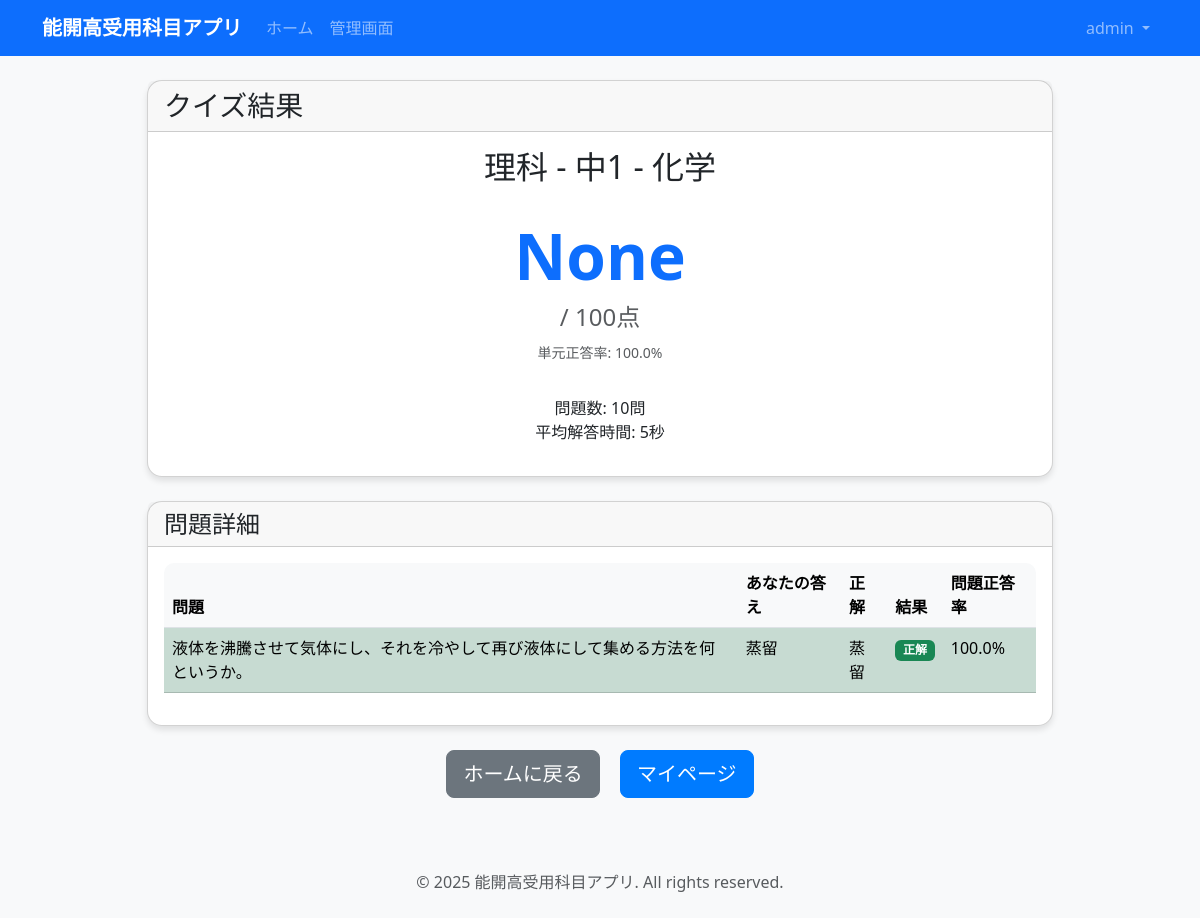
/quiz/quiz/result/52/ (signed in), run on the app's committed database.
### accounts/models.py (models this page shows, shortened)
class User(AbstractUser):
    class Role(models.TextChoices):
        STUDENT = 'student', '生徒'
        ADMIN = 'admin', '管理者'
    role = models.CharField(
        max_length=10,
        choices=Role.choices,
        default=Role.STUDENT,
        verbose_name='役割'
    )
    email = models.EmailField(blank=True, verbose_name='メールアドレス')
    class Meta:
        verbose_name = 'ユーザー'
        verbose_name_plural = 'ユーザー'

### quiz_app/models.py (models this page shows, shortened)
class QuizSession(models.Model):
    user = models.ForeignKey(
        User,
        on_delete=models.CASCADE,
        related_name='quiz_sessions',
        verbose_name='ユーザー'
    )
    unit = models.ForeignKey(
        Unit,
        on_delete=models.CASCADE,
        related_name='quiz_sessions',
        verbose_name='単元'
    )
    question_count = models.PositiveIntegerField(
        choices=[(10, '10問'), (20, '20問')],
        verbose_name='問題数'
    )
    started_at = models.DateTimeField(auto_now_add=True, verbose_name='開始時刻')
    finished_at = models.DateTimeField(null=True, blank=True, verbose_name='終了時刻')
    total_score = models.PositiveIntegerField(
        null=True,
        blank=True,
        verbose_name='総得点'
    )
    question_ids = models.JSONField(
        default=dict,
        blank=True,
        verbose_name='問題IDマッピング'
    )
    choice_mappings = models.JSONField(
        default=dict,
        blank=True,
        verbose_name='選択肢並べ替えマッピング'
    )
    class Meta:
        verbose_name = 'クイズセッション'
        verbose_name_plural = 'クイズセッション'

class Unit(models.Model):
    subject = models.ForeignKey(
        Subject,
        on_delete=models.CASCADE,
        related_name='units',
        verbose_name='教科'
    )
    grade_year = models.CharField(max_length=10, verbose_name='学年')
    category = models.CharField(max_length=50, verbose_name='カテゴリ')
    unit_key = models.CharField(
        max_length=100,
        unique=True,
        verbose_name='単元キー'
    )
    class Meta:
        verbose_name = '単元'
        verbose_name_plural = '単元'
        unique_together = ['subject', 'grade_year', 'category']
    def __str__(self):
        return f"{self.subject.label_ja} - {self.grade_year} - {self.category}"

class Subject(models.Model):
    class Code(models.TextChoices):
        SCIENCE = 'science', '理科'
        SOCIAL = 'social', '社会'
    code = models.CharField(
        max_length=10,
        choices=Code.choices,
        unique=True,
        verbose_name='教科コード'
    )
    label_ja = models.CharField(max_length=20, verbose_name='教科名')
    class Meta:
        verbose_name = '教科'
        verbose_name_plural = '教科'

class QuizAttempt(models.Model):
    session = models.ForeignKey(
        QuizSession,
        on_delete=models.CASCADE,
        related_name='attempts',
        verbose_name='セッション'
    )
    question = models.ForeignKey(
        Question,
        on_delete=models.CASCADE,
        related_name='attempts',
        verbose_name='問題'
    )
    answer_text = models.TextField(verbose_name='解答内容')
    is_correct = models.BooleanField(verbose_name='正解')
    time_spent_sec = models.PositiveIntegerField(verbose_name='解答時間（秒）')
    created_at = models.DateTimeField(auto_now_add=True, verbose_name='作成日時')
    class Meta:
        verbose_name = 'クイズ解答記録'
        verbose_name_plural = 'クイズ解答記録'
        indexes = [
            models.Index(fields=['question']),
        ]

class Question(models.Model):
    class QuestionType(models.TextChoices):
        TEXT = 'text', '記述問題'
        CHOICE = 'choice', '選択問題'
    unit = models.ForeignKey(
        Unit,
        on_delete=models.CASCADE,
        related_name='questions',
        verbose_name='単元'
    )
    source_id = models.CharField(max_length=50, verbose_name='元データID')
    question_type = models.CharField(
        max_length=10,
        choices=QuestionType.choices,
        default=QuestionType.TEXT,
        verbose_name='問題タイプ'
    )
    text = models.TextField(verbose_name='問題文')
    correct_answer = models.TextField(verbose_name='正解')
    accepted_alternatives = models.JSONField(
        default=list,
        blank=True,
        verbose_name='別解'
    )
    choices = models.JSONField(
        default=list,
        blank=True,
        verbose_name='選択肢'
    )
    requires_unit_label = models.BooleanField(
        default=False,
        verbose_name='単位ラベル必要'
    )
    unit_label_text = models.CharField(
        max_length=20,
        blank=True,
        verbose_name='単位ラベル'
    )
    parts_count = models.PositiveIntegerField(
        default=1,
        validators=[MinValueValidator(1), MaxValueValidator(10)],
        verbose_name='解答欄数'
    )
    created_at = models.DateTimeField(auto_now_add=True, verbose_name='作成日時')
    updated_at = models.DateTimeField(auto_now=True, verbose_name='更新日時')
    class Meta:
        verbose_name = '問題'
        verbose_name_plural = '問題'
        unique_together = ['unit', 'source_id']
        indexes = [
            models.Index(fields=['unit', 'source_id']),
        ]

### quiz_app/views.py (the view)
# urls.py: path('quiz/result/<int:pk>/', views.QuizResultView.as_view(), name='quiz_result'),
class QuizResultView(LoginRequiredMixin, DetailView):
    model = QuizSession
    template_name = 'quiz_app/quiz_result.html'
    context_object_name = 'session'
    def get_queryset(self):
        return QuizSession.objects.filter(user=self.request.user)
    def get_context_data(self, **kwargs):
        context = super().get_context_data(**kwargs)
        session = self.object
        attempts = session.attempts.all().select_related('question')
        context['attempts'] = attempts
        correct_count = attempts.filter(is_correct=True).count()
        total_time = attempts.aggregate(total=Avg('time_spent_sec'))['total'] or 0
        if total_time >= 60:
            minutes = int(total_time // 60)
            seconds = int(total_time % 60)
            time_display = f"{minutes}分{seconds}秒"
        else:
            time_display = f"{int(total_time)}秒"
        context['correct_count'] = correct_count
        context['total_questions'] = session.question_count
        context['score'] = (correct_count / session.question_count) * 100
        context['average_time'] = total_time
        context['time_display'] = time_display
        unit_attempts = QuizAttempt.objects.filter(question__unit=session.unit)
        if unit_attempts.count() > 0:
            unit_correct_rate = (unit_attempts.filter(is_correct=True).count() / unit_attempts.count()) * 100
            context['unit_correct_rate'] = round(unit_correct_rate, 1)
        else:
            context['unit_correct_rate'] = 0
        for attempt in attempts:
            question_attempts = QuizAttempt.objects.filter(question=attempt.question)
            if question_attempts.count() > 0:
                question_correct_rate = (question_attempts.filter(is_correct=True).count() / question_attempts.count()) * 100
                attempt.question_correct_rate = round(question_correct_rate, 1)
            else:
                attempt.question_correct_rate = 0
            if attempt.question.question_type == 'choice':
                try:
                    choice_index = int(attempt.answer_text) - 1
                    if session.choice_mappings and str(attempt.question.id) in session.choice_mappings:
                        shuffled_choices = session.choice_mappings[str(attempt.question.id)]
                        if 0 <= choice_index < len(shuffled_choices):
                            attempt.selected_choice_text = shuffled_choices[choice_index]
                        else:
                            attempt.selected_choice_text = attempt.answer_text
                    else:
                        if isinstance(attempt.question.choices, str):
                            import json
                            try:
                                choices_list = json.loads(attempt.question.choices)
                            except json.JSONDecodeError:
                                choices_list = []
                        else:
                            choices_list = list(attempt.question.choices) if attempt.question.choices else []
                        if 0 <= choice_index < len(choices_list):
                            attempt.selected_choice_text = choices_list[choice_index]
                        else:
                            attempt.selected_choice_text = attempt.answer_text
                except ValueError:
                    attempt.selected_choice_text = attempt.answer_text
            else:
                attempt.selected_choice_text = attempt.answer_text
        return context

### templates/quiz_app/quiz_result.html (shortened to what this page needs)
{% extends 'base.html' %}
{% load quiz_extras %}
{% block content %}
<div class="container mt-4">
    <div class="row justify-content-center">
        <div class="col-md-10">
            <div class="card mb-4">
                <div class="card-header">
                    <h3 class="mb-0">クイズ結果</h3>
                </div>
                <div class="card-body text-center">
                    <h2 class="mb-3">{{ session.unit }}</h2>
                    <div class="score-display">
                        <h1 class="display-1 text-primary">{{ session.total_score }}</h1>
                        <h4 class="text-muted">/ 100点</h4>
                        <p class="mt-2">
                            <small class="text-muted">
                                単元正答率: {{ unit_correct_rate }}%
                            </small>
                        </p>
                    </div>
                                         <p class="mt-3">
                         問題数: {{ session.question_count }}問<br>
                         平均解答時間: {{ time_display }}
                     </p>
                </div>
            </div>
            <div class="card">
                <div class="card-header">
                    <h4 class="mb-0">問題詳細</h4>
                </div>
                <div class="card-body">
                    <div class="table-responsive">
                        <table class="table table-striped">
                            <thead>
                                <tr>
                                    <th>問題</th>
                                    <th>あなたの答え</th>
                                    <th>正解</th>
                                    <th>結果</th>
                                    <th>問題正答率</th>
                                </tr>
                            </thead>
                            <tbody>
                                {% for attempt in attempts %}
                                <tr class="{% if attempt.is_correct %}table-success{% else %}table-danger{% endif %}">
                                    <td>{{ attempt.question.text|truncatechars:50 }}</td>
                                    <td>{{ attempt.selected_choice_text }}</td>
                                    <td>{{ attempt.question.correct_answer }}</td>
                                    <td>
                                        {% if attempt.is_correct %}
                                            <span class="badge bg-success">正解</span>
                                        {% else %}
                                            <span class="badge bg-danger">不正解</span>
                                        {% endif %}
                                    </td>
                                    <td>{{ attempt.question_correct_rate|default:"0" }}%</td>
                                </tr>
                                {% endfor %}
                            </tbody>
                        </table>
                    </div>
                </div>
            </div>
            <div class="text-center mt-4">
                <a href="{% url 'quiz_app:home' %}" class="btn btn-secondary btn-lg me-3">
                    ホームに戻る
                </a>
                <a href="{% url 'quiz_app:mypage' %}" class="btn btn-primary btn-lg">
                    マイページ
                </a>
            </div>
        </div>
    </div>
</div>
{% endblock %}

### templates/base.html (shortened to what this page needs)
{% load static %}
<!DOCTYPE html>
<html lang="ja">
<head>
    <link href="https://cdn.jsdelivr.net/npm/bootstrap@5.3.2/dist/css/bootstrap.min.css" rel="stylesheet">
    <link href="https://cdnjs.cloudflare.com/ajax/libs/font-awesome/6.0.0/css/all.min.css" rel="stylesheet">
    <link href="{% static 'css/style.css' %}" rel="stylesheet">
</head>
<body>
    <nav class="navbar navbar-expand-lg navbar-dark bg-primary">
        <div class="container">
            <a class="navbar-brand" href="{% url 'quiz_app:home' %}">
                能開高受用科目アプリ
            </a>
            <div class="collapse navbar-collapse" id="navbarNav">
                <ul class="navbar-nav me-auto">
                    <li class="nav-item">
                        <a class="nav-link" href="{% url 'quiz_app:home' %}">ホーム</a>
                    </li>
                    {% if user.is_authenticated %}
                        {% if user.role == 'student' %}
                            <li class="nav-item">
                                <a class="nav-link" href="{% url 'quiz_app:mypage' %}">マイページ</a>
                            </li>
                            <li class="nav-item">
                                <a class="nav-link" href="{% url 'quiz_app:ranking' %}">ランキング</a>
                            </li>
                        {% elif user.role == 'admin' %}
                            <li class="nav-item">
                                <a class="nav-link" href="{% url 'admin_panel:home' %}">管理画面</a>
                            </li>
                        {% endif %}
                    {% endif %}
                </ul>
                <ul class="navbar-nav">
                    {% if user.is_authenticated %}
                        <li class="nav-item dropdown">
                            <a class="nav-link dropdown-toggle" href="#" id="navbarDropdown" role="button" data-bs-toggle="dropdown" aria-expanded="false">
                                {{ user.username }}
                            </a>
                        </li>
                    {% endif %}
                </ul>
            </div>
        </div>
    </nav>
    <main class="container my-4">
        {% block content %}{% endblock %}
    </main>
    <footer class="bg-light py-4 mt-5">
        <div class="container text-center">
                         <p class="text-muted mb-0">&copy; 2025 能開高受用科目アプリ. All rights reserved.</p>
        </div>
    </footer>
</body>
</html>

### static/css/style.css (style rules this page uses)
body { background-color: #f8f9fa; }
.navbar-brand { font-weight: bold; }
.card { border-radius: 15px; box-shadow: 0 4px 6px rgba(0, 0, 0, 0.1); }
.btn-primary { background-color: #007bff; border-color: #007bff; }
.score-display { text-align: center; margin: 2rem 0; }
.display-1 { font-size: 4rem; font-weight: bold; }
.table-responsive { border-radius: 10px; overflow: hidden; }
.table th { background-color: #f8f9fa; border-top: none; }
footer { margin-top: auto; }

### data on the page
User: username "admin"
QuizSession: unit "理科 - 中1 - 化学", total_score "None", question_count "10"
QuizAttempt: question.text "液体を沸騰させて気体にし、それを冷やして再び液体にして集める方法を何というか。", selected_choice_text "蒸留", question.correct_answer "蒸留", is_correct "正解", question_correct_rate "100.0"

### other printed values
{{ unit_correct_rate }} "100.0"
{{ time_display }} "5秒"
